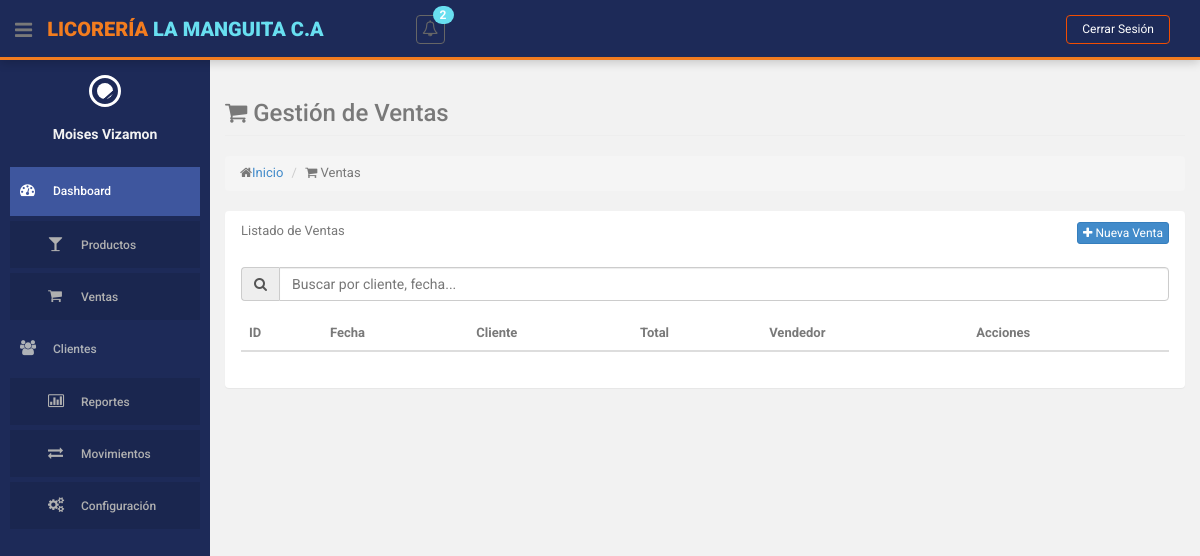
Before: /index.php?action=ventas (signed in) with the older database file.
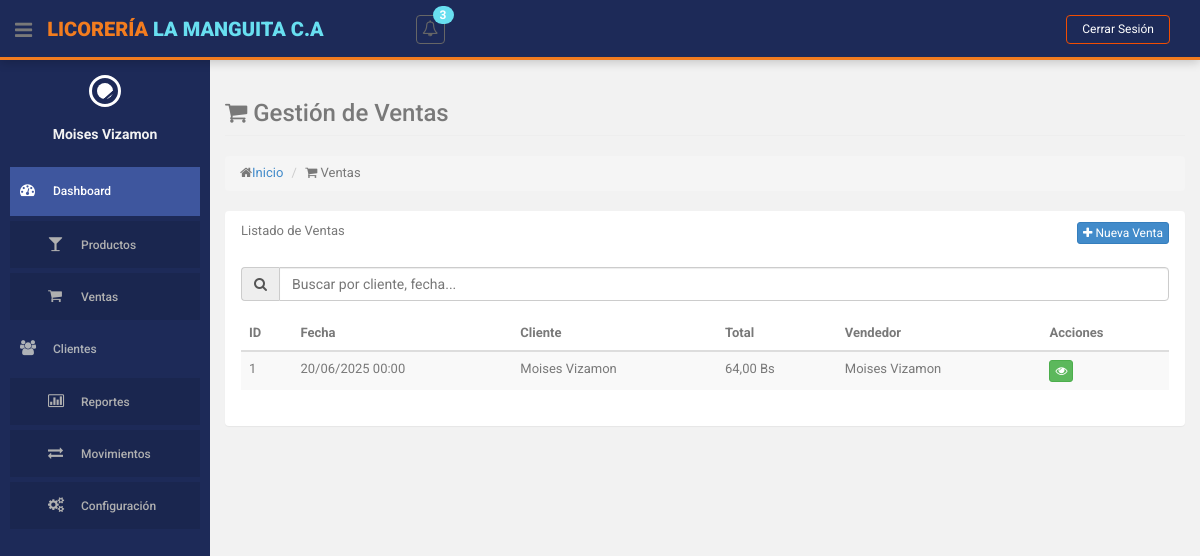
After: the same page with the newer database file.
### tables this page shows
CREATE TABLE `ventas` (
  `id` int(255) NOT NULL,
  `cedula_cliente` varchar(15) NOT NULL,
  `id_usuario` int(11) NOT NULL,
  `fecha` date NOT NULL,
  `monto_total` decimal(10,2) NOT NULL
);

### controllers/VentaController.php (called while the page is built, shortened)
<?php
class VentaController
{
    private $model;
    public function __construct()
    {
        require_once ROOT_PATH . 'models/VentaModel.php';
        $this->model = new VentaModel();
    }
    public function index()
    {
        $ventas = $this->model->obtenerTodasVentas();
        $this->loadView('ventas/index', ['ventas' => $ventas]);
    }
    private function loadView($view, $data = [])
    {
        extract($data);
        require ROOT_PATH . 'views/layouts/header.php';
        require ROOT_PATH . "views/$view.php";
        require ROOT_PATH . 'views/layouts/footer.php';
    }
}

### models/StockLimiteModel.php (called while the page is built, shortened)
<?php
class StockLimiteModel
{
    private $db;
    public function __construct()
    {
        require_once ROOT_PATH . 'config/database.php';
        $database = new Database();
        $this->db = $database->getConnection();
    }
    public function obtenerProductosConStockBajo()
    {
        $query = "SELECT p.id, p.descripcion, p.cantidad, sl.stock_minimo
                  FROM producto p
                  JOIN stock_limites sl ON p.id = sl.id_producto
                  WHERE p.cantidad <= sl.stock_minimo AND p.id_estatus = 1
                  ORDER BY p.descripcion";
        $stmt = $this->db->prepare($query);
        $stmt->execute();
        return $stmt->fetchAll(PDO::FETCH_ASSOC);
    }
    public function obtenerProductosConStockAlto()
    {
        $query = "SELECT p.id, p.descripcion, p.cantidad, sl.stock_maximo
                  FROM producto p
                  JOIN stock_limites sl ON p.id = sl.id_producto
                  WHERE p.cantidad >= sl.stock_maximo AND p.id_estatus = 1
                  ORDER BY p.descripcion";
        $stmt = $this->db->prepare($query);
        $stmt->execute();
        return $stmt->fetchAll(PDO::FETCH_ASSOC);
    }
}

### config/database.php (called while the page is built, shortened)
<?php
class Database {
    private $host = 'localhost';
    private $db_name = 'licoreria';
    private $username = 'root';
    private $password = '';
    public function getConnection() {
        $this->conn = null;
        try {
            $this->conn = new PDO(
                "mysql:host=" . $this->host . ";dbname=" . $this->db_name,
                $this->username,
                $this->password
            );
            $this->conn->exec("set names utf8");
            $this->conn->setAttribute(PDO::ATTR_ERRMODE, PDO::ERRMODE_EXCEPTION);
        } catch(PDOException $exception) {
            echo "Error de conexión: " . $exception->getMessage();
        }
        return $this->conn;
    }
}
?>

### helpers/notifications.php (called while the page is built)
<?php
function obtenerNotificacionesStock() {
    require_once ROOT_PATH . 'models/StockLimiteModel.php';
    $stockModel = new StockLimiteModel();
    $stockBajo = $stockModel->obtenerProductosConStockBajo();
    $stockAlto = $stockModel->obtenerProductosConStockAlto();
    $notificaciones = [];
    $total = count($stockBajo) + count($stockAlto);
    if (!empty($stockBajo)) {
        $notificaciones[] = [
            'tipo' => 'danger',
            'icono' => 'bolt',
            'mensaje' => 'Stock bajo en '.count($stockBajo).' producto(s)',
            'url' => BASE_URL.'index.php?action=gestion-stock&method=alertas',
            'tiempo' => 'Reciente'
        ];
    }
    if (!empty($stockAlto)) {
        $notificaciones[] = [
            'tipo' => 'warning',
            'icono' => 'exclamation-triangle',
            'mensaje' => 'Stock alto en '.count($stockAlto).' producto(s)',
            'url' => BASE_URL.'index.php?action=gestion-stock&method=alertas',
            'tiempo' => 'Reciente'
        ];
    }
    return [
        'total' => $total,
        'notificaciones' => $notificaciones,
        'hayAlertas' => $total > 0
    ];
}

### models/VentaModel.php (called while the page is built, shortened)
<?php
class VentaModel
{
    private $db;
    public function __construct()
    {
        require_once ROOT_PATH . 'config/database.php';
        $database = new Database();
        $this->db = $database->getConnection();
    }
    public function obtenerTodasVentas()
    {
        $query = "SELECT v.*,
                  CONCAT(c.nombres, ' ', c.apellidos) as cliente,
                  CONCAT(u.nombres, ' ', u.apellidos) as usuario
                  FROM ventas v
                  JOIN clientes c ON v.cedula_cliente = c.cedula
                  JOIN usuarios u ON v.id_usuario = u.id
                  ORDER BY v.fecha DESC, v.id DESC";
        $stmt = $this->db->prepare($query);
        $stmt->execute();
        return $stmt->fetchAll(PDO::FETCH_ASSOC);
    }
}

### views/ventas/index.php (the view, shortened to what the changed rows need)
<section id="main-content">
    <section class="wrapper">
        <div class="row">
            <div class="col-lg-12">
                <section class="panel">
                    <div class="panel-body">
                        <table id="tablaVentas" class="table table-striped table-advance table-hover">
                            <thead>
                                <tr>
                                    <th>ID</th>
                                    <th>Fecha</th>
                                    <th>Cliente</th>
                                    <th>Total</th>
                                    <th>Vendedor</th>
                                    <th>Acciones</th>
                                </tr>
                            </thead>
                            <tbody>
                                <?php foreach ($ventas as $venta): ?>
                                    <tr>
                                        <td><?= $venta['id']; ?></td>
                                        <td><?= date('d/m/Y H:i', strtotime($venta['fecha'])); ?></td>
                                        <td><?= htmlspecialchars($venta['cliente']); ?></td>
                                        <td><?= number_format($venta['monto_total'], 2, ',', '.'); ?> Bs</td>
                                        <td><?= htmlspecialchars($venta['usuario']); ?></td>
                                        <td>
                                            <div class="btn-group">
                                                <a href="<?= BASE_URL ?>index.php?action=ventas&method=mostrar&id=<?= $venta['id']; ?>"
                                                    class="btn btn-success btn-xs" title="Ver Detalles">
                                                    <i class="fa fa-eye"></i>
                                                </a>
                                            </div>
                                        </td>
                                    </tr>
                                <?php endforeach; ?>
                            </tbody>
                        </table>
                    </div>
                </section>
            </div>
        </div>
    </section>
</section>

### views/layouts/header.php (shortened to what the changed rows need)
<!DOCTYPE html>
<html lang="es">
<head>
    <link href="<?php echo BASE_URL; ?>assets/css/bootstrap.css" rel="stylesheet">
    <link href="<?php echo BASE_URL; ?>assets/font-awesome/css/font-awesome.css" rel="stylesheet">
    <link rel="stylesheet" type="text/css" href="<?php echo BASE_URL; ?>assets/css/zabuto_calendar.css">
    <link rel="stylesheet" type="text/css" href="<?php echo BASE_URL; ?>assets/js/gritter/css/jquery.gritter.css">
    <link rel="stylesheet" type="text/css" href="<?php echo BASE_URL; ?>assets/lineicons/style.css">
    <link href="<?php echo BASE_URL; ?>assets/css/style.css" rel="stylesheet">
    <link href="<?php echo BASE_URL; ?>assets/css/style-responsive.css" rel="stylesheet">
    <link rel="stylesheet" type="text/css" href="https://cdn.datatables.net/1.11.5/css/jquery.dataTables.css">
</head>
<body>
    <section id="container">
        <header class="header black-bg">
            <div class="nav notify-row" id="top_menu">
                <ul class="nav top-menu">
                    <li class="dropdown">
                        <?php
                        $notificaciones = obtenerNotificacionesStock();
                        $totalNotificaciones = $notificaciones['total'];
                        ?>
                        <a data-toggle="dropdown" class="dropdown-toggle" href="#">
                            <i class="fa fa-bell-o"></i>
                            <?php if ($totalNotificaciones > 0): ?>
                                <span class="badge bg-theme"><?= $totalNotificaciones ?></span>
                            <?php endif; ?>
                        </a>
                    </li>
                </ul>
            </div>
        </header>

Changed rows visible on the page:
added ventas: id "1", fecha "20/06/2025 00:00", cliente "Moises Vizamon", monto_total "64,00", usuario "Moises Vizamon"
Other visible differences:
$totalNotificaciones: "2" → "3"
